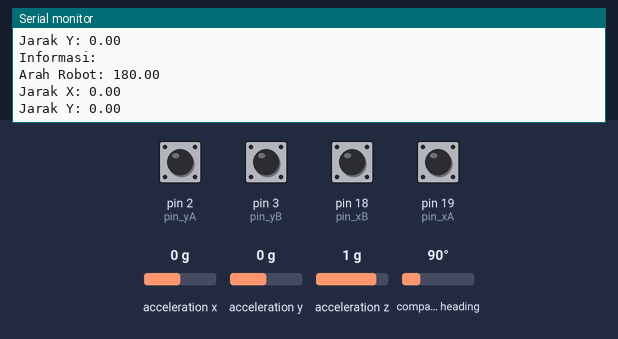
The sketch below on a simulated Arduino Uno, built with avr-gcc and run on an emulated ATmega328P. Shown: the last lines printed to the serial monitor. Inputs (shaded band) come from the test bench; at power-on: pin 2 (pin_yA), pin 3 (pin_yB), pin 18 (pin_xB), pin 19 (pin_xA) HIGH, compass heading 90°, acceleration x 0 g, acceleration y 0 g, acceleration z 1 g. The ROS host is connected and sends only what is stated.

Above: at 1.3 s.
1.4 s: compass heading set to 7°
At 1.83 s:
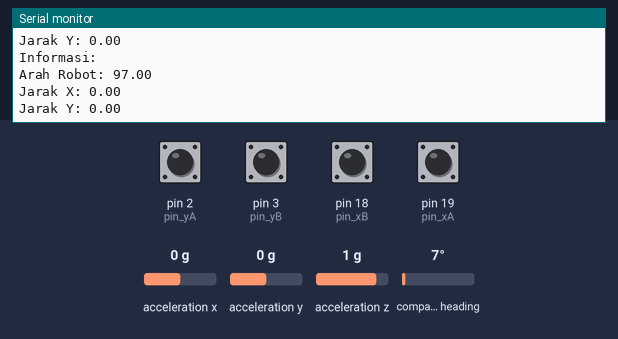
2.9 s: pin 2 (pin_yA) pulled LOW for 0.6 s
At 3.34 s:
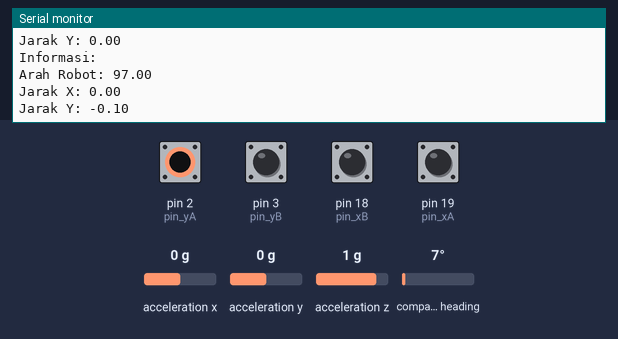
5.0 s: pin 2 (pin_yA) pulled LOW for 1 s
At 5.35 s:
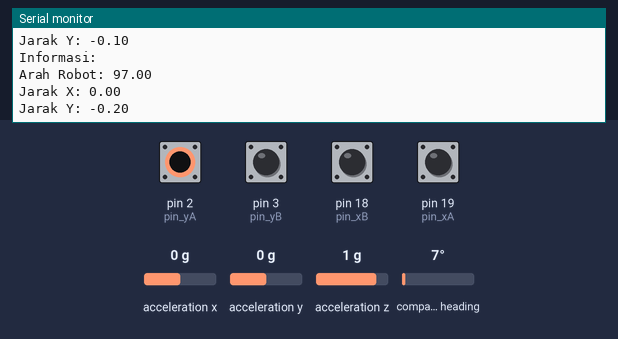
7.5 s: compass heading set to 180°
At 7.87 s:
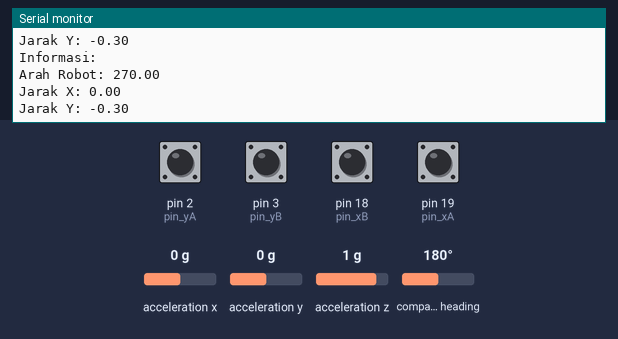
Timing chart, 0 to 10.0 s (numbered marks = the images above; inputs shaded):
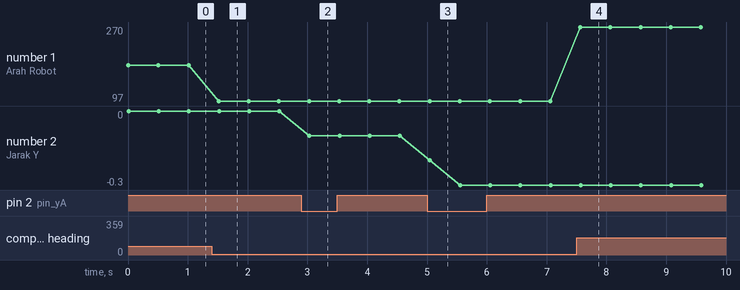

The sketch:

Navigasi_Robot.ino
```cpp
#include <ros.h>
#include <std_msgs/Float32.h>
#include <geometry_msgs/Point.h>
#include <Adafruit_BNO055.h>
#include <math.h>

Adafruit_BNO055 bno = Adafruit_BNO055();

ros::NodeHandle koordinat;
std_msgs::Float32 sudut;
geometry_msgs::Point hasil;
ros::Publisher positioning_encoder("Diagram", &hasil);
ros::Publisher sudut_bno("sudut_bno", &sudut);

// Definisikan pin untuk rotary encoder
const int pin_yA = 2;
const int pin_yB = 3;

const int pin_xA = 19;
const int pin_xB = 18;

// Variabel untuk menyimpan status sebelumnya
volatile int lastState_yA;
volatile int lastState_yB;
volatile int lastState_xA;
volatile int lastState_xB;
volatile long counter_y = 0;
volatile long counter_x = 0;
int lastCounter_y = 0;
int lastCounter_x = 0;
const int resolusi = 400;
float degrees_y;
float degrees_x;
float jarak_y = 0;
float jarak_x = 0;
float last_jarak_y = 0;
float last_jarak_x = 0;
float arah_robot = 0;
float last_arah = 0;

// Variabel untuk menyimpan jarak per pulsa dari encoder
float jarak_per_pulsa_x = 0.1; // Misalnya, jarak 0.1 cm per pulsa
float jarak_per_pulsa_y = 0.1; // Misalnya, jarak 0.1 cm per pulsa

void setup() {
  // Set pin sebagai input
  pinMode(pin_yA, INPUT);
  pinMode(pin_yB, INPUT);
  pinMode(pin_xA, INPUT);
  pinMode(pin_xB, INPUT);

  // Aktifkan pull-up resistor internal
  digitalWrite(pin_yA, HIGH);
  digitalWrite(pin_yB, HIGH);
  digitalWrite(pin_xA, HIGH);
  digitalWrite(pin_xB, HIGH);

  // Atur interupsi untuk pin_yA
  attachInterrupt(digitalPinToInterrupt(pin_yA), updateCounter_y, CHANGE);
  attachInterrupt(digitalPinToInterrupt(pin_xA), updateCounter_x, CHANGE);

  // Inisialisasi status sebelumnya
  lastState_yA = digitalRead(pin_yA);
  lastState_yB = digitalRead(pin_yB);
  lastState_xA = digitalRead(pin_xA);
  lastState_xB = digitalRead(pin_xB);

  // Inisialisasi node ROS dan publisher
  koordinat.initNode();
  koordinat.advertise(positioning_encoder);
  koordinat.advertise(sudut_bno);

  // Mulai komunikasi serial
  Serial.begin(57600);

  // Inisialisasi sensor BNO055
  if (!bno.begin())
  {
    Serial.println("Could not find a valid BNO055 sensor, check wiring!");
    while (1);
  }
}

void loop() {
  // Baca data orientasi dari sensor BNO055
  sensors_event_t event;
  bno.getEvent(&event);
  arah_robot = event.orientation.x + 90.0;

  if (arah_robot > 360.0) {
    arah_robot -= 360.0;
  } else if (arah_robot < 0.0) {
    arah_robot += 360.0;
  }

  float delta_arah = arah_robot - last_arah;

  // Reset counter jika arah berubah
  if (fabs(delta_arah) > 5) { // Ubah angka 5 sesuai dengan ambang batas perubahan arah yang diinginkan
    counter_x = 0;
    counter_y = 0;
  }

  // Koreksi perubahan jarak berdasarkan perubahan counter
  float delta_jarak_x = counter_x * jarak_per_pulsa_x; // Sesuaikan dengan nilai jarak per pulsa
  float delta_jarak_y = counter_y * jarak_per_pulsa_y; // Sesuaikan dengan nilai jarak per pulsa

  // Hitung total jarak
  jarak_x += delta_jarak_x;
  jarak_y += delta_jarak_y;

  // Simpan nilai arah sebelumnya
  last_arah = arah_robot;

  // Tampilkan informasi di Serial Monitor
  Serial.println("Informasi:");
  Serial.print("Arah Robot: ");
  Serial.println(arah_robot);
  Serial.print("Jarak X: ");
  Serial.println(jarak_x);
  Serial.print("Jarak Y: ");
  Serial.println(jarak_y);

  // Terbitkan data ke ROS
  hasil.x = jarak_x;
  hasil.y = jarak_y;
  positioning_encoder.publish(&hasil);
  sudut_bno.publish(&sudut);

  // Tunda sejenak untuk menghindari pembacaan berulang
  delay(500);
}

void updateCounter_y() {
  int currentState_yA = digitalRead(pin_yA);
  int currentState_yB = digitalRead(pin_yB);
  int currentState_xA = digitalRead(pin_xA);
  int currentState_xB = digitalRead(pin_xB);

  // Deteksi perubahan
  if ((currentState_yA != lastState_yA || currentState_yB != lastState_yB) &&
      (currentState_xA == lastState_xA && currentState_xB == lastState_xB)) {
    if (currentState_yA == currentState_yB) {
      counter_y++;
    }
    else {
      counter_y--;
    }
  }

  // Simpan status terakhir
  lastState_yA = currentState_yA;
  lastState_yB = currentState_yB;
  lastState_xA = currentState_xA;
  lastState_xB = currentState_xB;
}

void updateCounter_x() {
  int currentState_yA = digitalRead(pin_yA);
  int currentState_yB = digitalRead(pin_yB);
  int currentState_xA = digitalRead(pin_xA);
  int currentState_xB = digitalRead(pin_xB);

  // Deteksi perubahan
  if ((currentState_xA != lastState_xA || currentState_xB != lastState_xB)) {
    if (currentState_xA == currentState_xB) {
      counter_x++;
    }
    else {
      counter_x--;
    }
  }

  // Simpan status terakhir
  lastState_yA = currentState_yA;
  lastState_yB = currentState_yB;
  lastState_xA = currentState_xA;
  lastState_xB = currentState_xB;
}
```

Measured:
- after the input at 1.4 s, the serial monitor: prints a new line after 0.12 s (image 1)
- after the input at 2.9 s, the serial monitor: prints a new line after 0.13 s (image 2)
- after the input at 5.0 s, the serial monitor: prints a new line after 0.05 s (image 3)
- after the input at 7.5 s, the serial monitor: prints a new line after 0.06 s (image 4)
- plotted number 1: 180 → 97 after the input at 1.4 s, 97 → 270 after the input at 7.5 s
- plotted number 2: 0 → -0.1 after the input at 2.9 s, -0.1 → -0.3 after the input at 5.0 s
